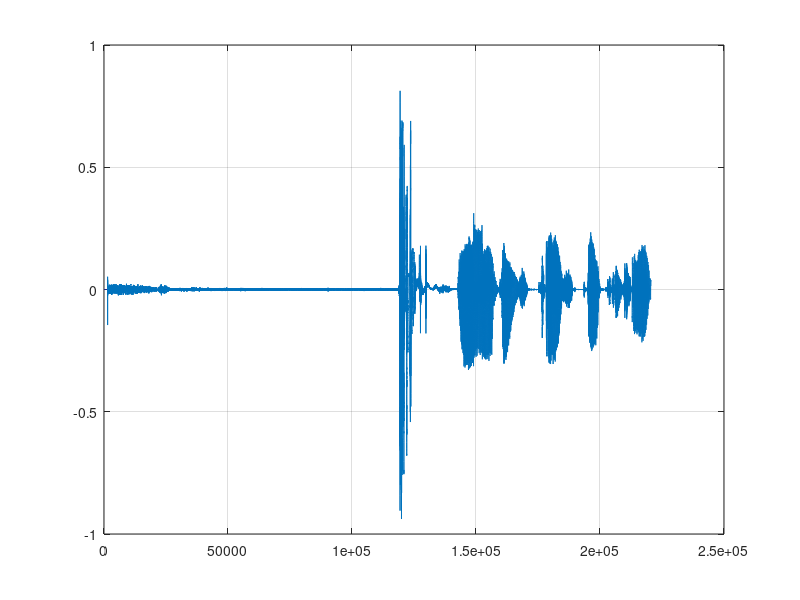
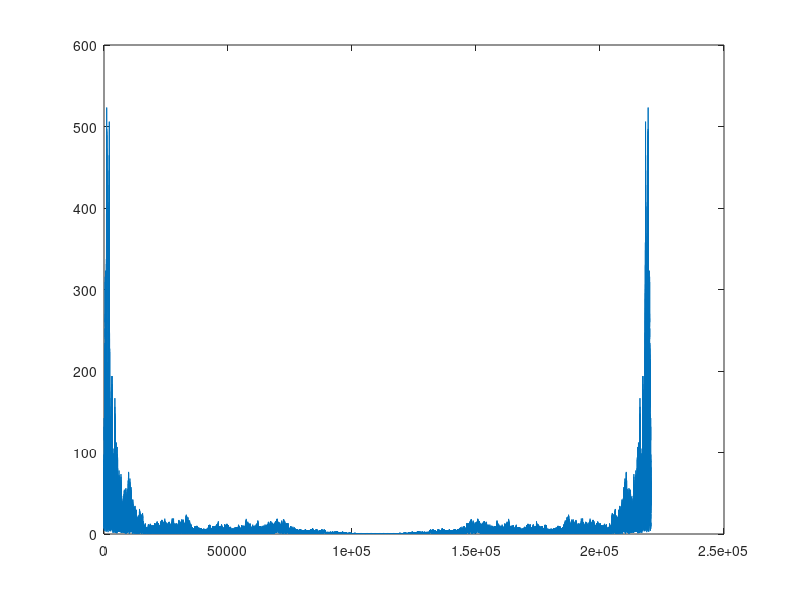
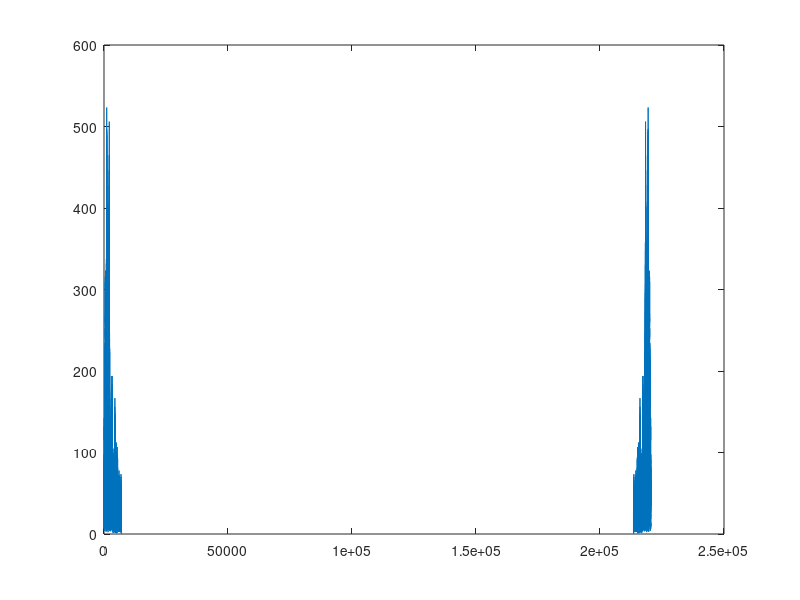
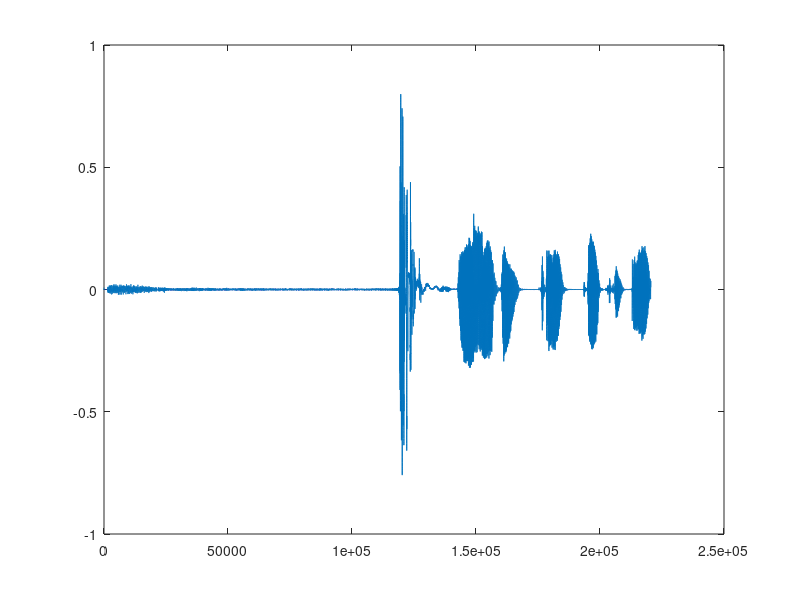

Write MATLAB code to recreate these figures, in order.
clear;
close all;
clc;
 
load Audio_Ruido;
Fs=44100;

sound(grabacion,Fs);
%Ruta="RUTA";
%audiowrite(Ruta,grabacion,Fs);

%Graficamos el audio
figure(1);
plot(grabacion);
grid on;

%Calculamos la transformada de fourier
Tf=fft(grabacion);
figure(2);
plot(abs(Tf));

%Aplicamos filtro para eliminar las frecuencias altas 
Tf(7000:length(Tf)-7000)=0;
figure(3);
plot(abs(Tf)); 

%Calculamos la transformada inversa de fourier
Audio_jw=ifft(Tf); 

%Calculamos la parte real
Audio_Sinruido=real(Audio_jw); 

sound(Audio_Sinruido,Fs);

figure(4);
plot(Audio_Sinruido);
